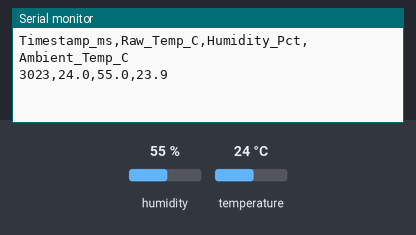
Simulated run of this sketch. Board: Arduino Uno, built with avr-gcc and run on an emulated ATmega328P. Parts: the last lines printed to the serial monitor. The test bench sets the inputs (shaded band); at power-on: humidity 55 %, temperature 24 °C.

Above: at 4.2 s.
4.3 s: humidity set to 22 %
At 6.9 s:
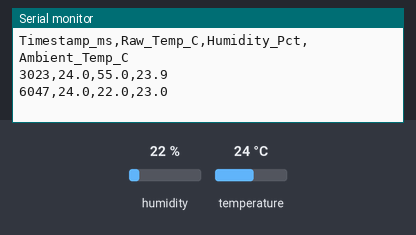
8.1 s: temperature set to 12 °C
At 10.1 s:
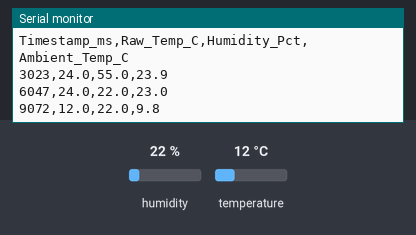
11.9 s: humidity set to 40 %
At 13.3 s:
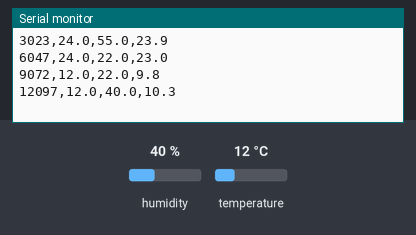
Timing chart, 0 to 14.9 s (numbered marks = the images above; inputs shaded):
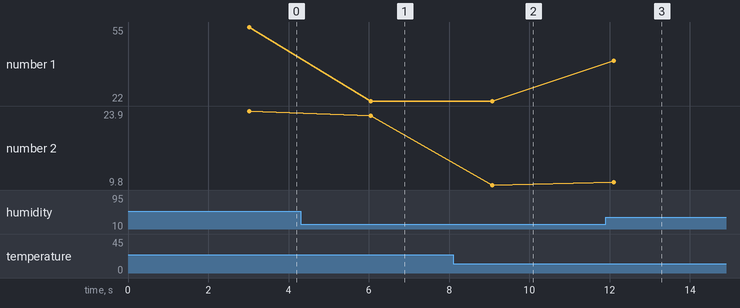

Measured:
- after the input at 4.3 s, the serial monitor: prints a new line after 1.7 s (image 1)
- after the input at 8.1 s, the serial monitor: prints a new line after 0.97 s (image 2)
- after the input at 11.9 s, the serial monitor: prints a new line after 0.20 s (image 3)
- plotted number 1: 55 → 22 after the input at 4.3 s, 22 → 40 after the input at 11.9 s
- plotted number 2: 23.9 → 23 after the input at 4.3 s, 23 → 9.8 after the input at 8.1 s, 9.8 → 10.3 after the input at 11.9 s

The sketch:

DHT11.ino
```cpp
#include <DHT.h>

#define DHTPIN 4     // Pin D4/GPIO 4
#define DHTTYPE DHT11

DHT dht(DHTPIN, DHTTYPE);

void setup() {
  Serial.begin(115200);
  delay(1000);
  dht.begin();
  delay(2000);

  // Print the CSV Header column names first
  Serial.println("Timestamp_ms,Raw_Temp_C,Humidity_Pct,Ambient_Temp_C");
}

void loop() {
  float h = dht.readHumidity();
  float t = dht.readTemperature();

  // If reading fails, skip this cycle instead of printing broken characters
  if (!isnan(h) && !isnan(t)) {
    float ambientC = dht.computeHeatIndex(t, h, false);

    // Print fields separated exactly by commas
    Serial.print(millis());
    Serial.print(",");
    Serial.print(t, 1); // 1 decimal place
    Serial.print(",");
    Serial.print(h, 1);
    Serial.print(",");
    Serial.println(ambientC, 1);
  }

  delay(3000); // Wait 3 seconds per log entry
}
```
